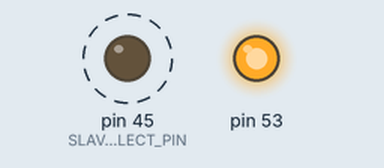
A sketch run on a simulated Arduino Mega 2560, built with avr-gcc and run on an emulated ATmega2560. Shown: output pins drawn as LEDs (lit = HIGH). Dashed ring = blinking. What the sketch prints to the serial monitor is not drawn.

Above: at 0.04 s.
Timing chart, 0 to 3.0 s (numbered marks = the images above):
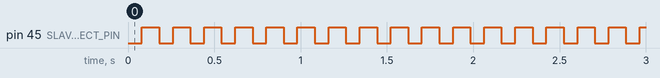

Measured:
- by itself, pin 45 (SLAVE_SELECT_PIN): alternates HIGH for 0.10 s and LOW for 0.08 s

The sketch:

Master.ino
```cpp
/*
 * SPI Master Communication Module
 * Sends a constant message to SPI slave device with proper protocol handling
 */

#include <SPI.h>

// Hardware configuration
const int SLAVE_SELECT_PIN = 45;  // Chip Select pin for SPI slave device

// Message configuration
const char SPI_MESSAGE[] = "Amir,9831133!\r";  // Message to transmit
const int MESSAGE_DELAY = 100;                 // Delay between transmissions (ms)
const int INTER_CHAR_DELAY = 5;                // Delay between characters (ms)
const int CS_ASSERT_DELAY = 10;                // Chip Select assert delay (ms)

/**
 * Setup function - runs once at startup
 * Initializes serial communication and SPI interface
 */
void setup() {
  Serial.begin(9600);                          // Initialize serial for debugging
  Serial.println("Starting SPI Master");       // Startup message

  initializeSpi();                             // Set up SPI communication
}

/**
 * Initializes SPI interface and configures slave select pin
 */
void initializeSpi() {
  // Configure slave select pin as output and set inactive (HIGH)
  pinMode(SLAVE_SELECT_PIN, OUTPUT);
  digitalWrite(SLAVE_SELECT_PIN, HIGH);

  // Initialize SPI communication
  SPI.begin();
}

/**
 * Main loop function - runs continuously
 * Transmits message to SPI slave device at regular intervals
 */
void loop() {
  transmitSpiMessage();      // Send message to slave device
  delay(MESSAGE_DELAY);      // Wait before next transmission
}

/**
 * Transmits the predefined message to the SPI slave device
 * Handles proper chip select protocol and character timing
 */
void transmitSpiMessage() {
  // Activate slave device by pulling CS low
  activateSlave();

  // Transmit each character of the message
  sendMessageCharacters();

  // Deactivate slave device by pulling CS high
  deactivateSlave();

  // Print newline for serial output formatting
  Serial.println();
}

/**
 * Activates the slave device by asserting chip select
 */
void activateSlave() {
  digitalWrite(SLAVE_SELECT_PIN, LOW);  // Assert chip select (active low)
  delay(CS_ASSERT_DELAY);               // Wait for slave to recognize selection
}

/**
 * Deactivates the slave device by deasserting chip select
 */
void deactivateSlave() {
  digitalWrite(SLAVE_SELECT_PIN, HIGH);  // Deassert chip select
}

/**
 * Transmits each character of the message with proper timing
 */
void sendMessageCharacters() {
  // Iterate through each character in the message
  for (const char *characterPointer = SPI_MESSAGE; *characterPointer != '\0'; characterPointer++) {
    char currentChar = *characterPointer;

    // Transmit character via SPI
    SPI.transfer(currentChar);

    // Echo character to serial for debugging
    Serial.print(currentChar);

    // Brief delay between characters
    delay(INTER_CHAR_DELAY);
  }
}
```
